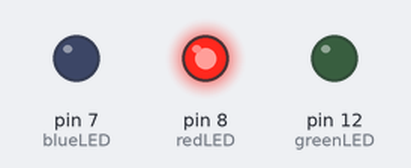
A sketch run on a simulated Arduino Uno, built with avr-gcc and run on an emulated ATmega328P. Parts: output pins drawn as LEDs (lit = HIGH).

Above: at 0.2 s.
At 6.45 s:
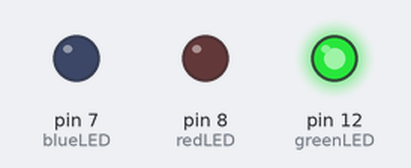
At 12.6 s:
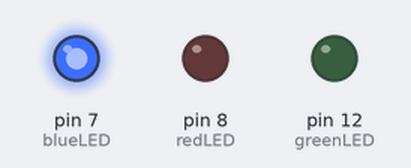
At 26.2 s:
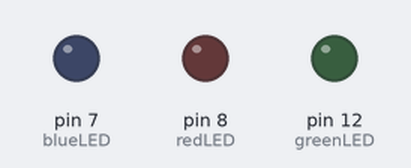
Timing chart, 0 to 35.8 s (numbered marks = the images above):
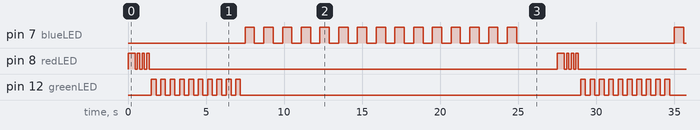

Measured:
- by itself, pin 7 (blueLED): repeats every 27.5 s: HIGH 0.60 s, LOW 10.1 s, 14 × (HIGH 0.60 s, LOW 0.60 s)
- by itself, pin 8 (redLED): repeats every 27.5 s: 3 × (LOW 0.15 s, HIGH 0.15 s), LOW 26.2 s, HIGH 0.45 s
- by itself, pin 12 (greenLED): repeats every 27.5 s: 9 × (LOW 0.30 s, HIGH 0.30 s), LOW 21.8 s, HIGH 0.30 s

The sketch:

avaliacao3.ino
```cpp
int redLED = 8;
int greenLED = 12;
int blueLED = 7;
int blinkRED = 150;
int blinkGREEN = 300;
int blinkBLUE = 600;
int endOfLoop = 2000;
void setup()
{
  pinMode(redLED, OUTPUT);
  pinMode(greenLED, OUTPUT);
  pinMode(blueLED, OUTPUT);
}

void loop()
{
    digitalWrite(redLED, HIGH);
    delay(blinkRED);
    digitalWrite(blinkRED, LOW);
    delay(blinkRED);

    digitalWrite(redLED, HIGH);
    delay(blinkRED);
    digitalWrite(redLED, LOW);
    delay(blinkRED);

    digitalWrite(redLED, HIGH);
    delay(blinkRED);
    digitalWrite(redLED, LOW);
    delay(blinkRED);

    digitalWrite(redLED, HIGH);
    delay(blinkRED);
    digitalWrite(redLED, LOW);
    delay(blinkRED);
    digitalWrite(redLED, HIGH);
    delay(blinkRED);
    digitalWrite(redLED, LOW);
    delay(blinkRED);

    digitalWrite(greenLED, HIGH);
    delay(blinkGREEN);
    digitalWrite(greenLED, LOW);
    delay(blinkGREEN);
    digitalWrite(greenLED, HIGH);
    delay(blinkGREEN);
    digitalWrite(greenLED, LOW);
    delay(blinkGREEN);
    digitalWrite(greenLED, HIGH);
    delay(blinkGREEN);
    digitalWrite(greenLED, LOW);
    delay(blinkGREEN);
    digitalWrite(greenLED, HIGH);
    delay(blinkGREEN);
    digitalWrite(greenLED, LOW);
    delay(blinkGREEN);
    digitalWrite(greenLED, HIGH);
    delay(blinkGREEN);
    digitalWrite(greenLED, LOW);
    delay(blinkGREEN);
    digitalWrite(greenLED, HIGH);
    delay(blinkGREEN);
    digitalWrite(greenLED, LOW);
    delay(blinkGREEN);
    digitalWrite(greenLED, HIGH);
    delay(blinkGREEN);
    digitalWrite(greenLED, LOW);
    delay(blinkGREEN);
    digitalWrite(greenLED, HIGH);
    delay(blinkGREEN);
    digitalWrite(greenLED, LOW);
    delay(blinkGREEN);
    digitalWrite(greenLED, HIGH);
    delay(blinkGREEN);
    digitalWrite(greenLED, LOW);
    delay(blinkGREEN);
    digitalWrite(greenLED, HIGH);
    delay(blinkGREEN);
    digitalWrite(greenLED, LOW);
    delay(blinkGREEN);

  	digitalWrite(blueLED, HIGH);
  	delay(blinkBLUE);
    digitalWrite(blueLED, LOW);
  	delay(blinkBLUE);
    digitalWrite(blueLED, HIGH);
  	delay(blinkBLUE);
    digitalWrite(blueLED, LOW);
  	delay(blinkBLUE);
    digitalWrite(blueLED, HIGH);
  	delay(blinkBLUE);
    digitalWrite(blueLED, LOW);
  	delay(blinkBLUE);
    digitalWrite(blueLED, HIGH);
  	delay(blinkBLUE);
    digitalWrite(blueLED, LOW);
  	delay(blinkBLUE);
    digitalWrite(blueLED, HIGH);
  	delay(blinkBLUE);
    digitalWrite(blueLED, LOW);
  	delay(blinkBLUE);
    digitalWrite(blueLED, HIGH);
  	delay(blinkBLUE);
    digitalWrite(blueLED, LOW);
  	delay(blinkBLUE);
    digitalWrite(blueLED, HIGH);
  	delay(blinkBLUE);
    digitalWrite(blueLED, LOW);
  	delay(blinkBLUE);
    digitalWrite(blueLED, HIGH);
  	delay(blinkBLUE);
    digitalWrite(blueLED, LOW);
  	delay(blinkBLUE);
    digitalWrite(blueLED, HIGH);
  	delay(blinkBLUE);
    digitalWrite(blueLED, LOW);
  	delay(blinkBLUE);
    digitalWrite(blueLED, HIGH);
  	delay(blinkBLUE);
    digitalWrite(blueLED, LOW);
  	delay(blinkBLUE);
    digitalWrite(blueLED, HIGH);
  	delay(blinkBLUE);
    digitalWrite(blueLED, LOW);
  	delay(blinkBLUE);
    digitalWrite(blueLED, HIGH);
  	delay(blinkBLUE);
    digitalWrite(blueLED, LOW);
  	delay(blinkBLUE);
    digitalWrite(blueLED, HIGH);
  	delay(blinkBLUE);
    digitalWrite(blueLED, LOW);
  	delay(blinkBLUE);
    digitalWrite(blueLED, HIGH);
  	delay(blinkBLUE);
    digitalWrite(blueLED, LOW);
  	delay(blinkBLUE);
    digitalWrite(blueLED, HIGH);
  	delay(blinkBLUE);
    digitalWrite(blueLED, LOW);
  	delay(blinkBLUE);

  	delay(endOfLoop);
}
```
